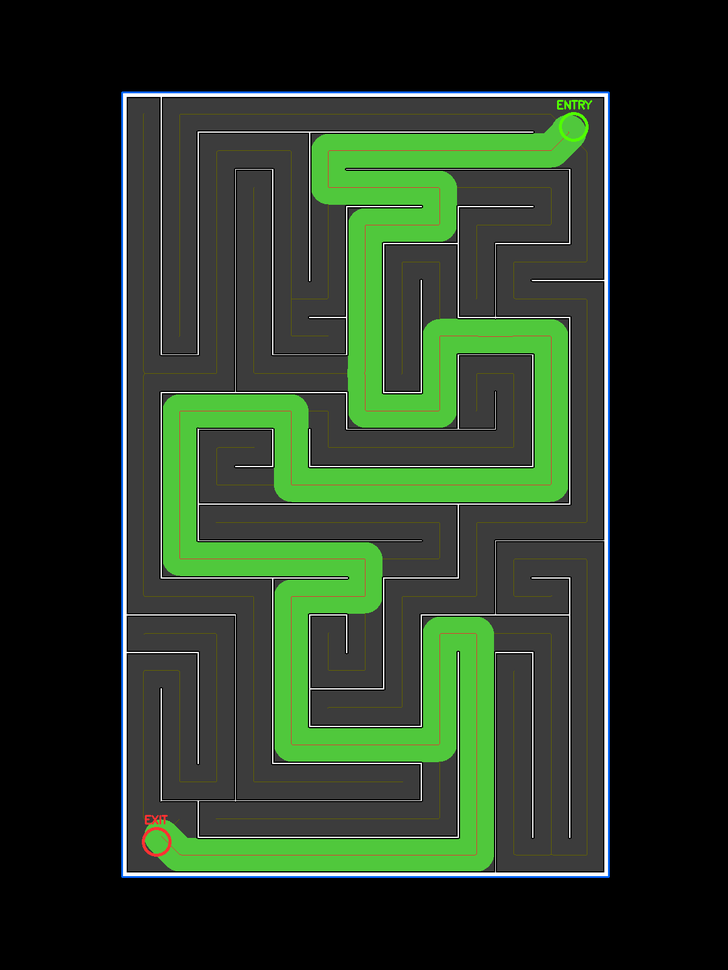
#> input picture AI/2_2/_vis_geometry.png, 728 x 970 px, shrunk from 1201 x 1601 before the run
$ python maze_geometry.py --mask _vis_geometry.png
#> lines starting #> are read from the running program, lines starting #| are printed output that depends on the picture; after the words box and inside, x2 and y2 are one past the last pixel; in counts of white or black regions, pixels touching at a corner belong together
"""
features/maze_geometry.py

阶段 2 — 迷宫游戏的【通道几何 + 解路径】模块。

输入：maze_mask.png（前景=墙壁线条，背景=黑）。
输出：MazeGeometry dataclass，含
    - canvas_mask         : 外框内部区域（前景=可绘制画布）
    - wall_mask           : 原墙壁掩码（与 canvas_mask 同尺寸）
    - channel_mask        : 可行走通道（前景=通道内部，墙壁与画布外均为 0）
    - channel_skeleton    : 通道骨架（1 px 宽）
    - channel_dist        : 距离变换 = 每个非通道像素到最近通道的 L2 距离
    - entry_xy, exit_xy   : 入口 / 出口锚点 (x, y)（自动检测 + 简化版兼容）
    - solution_polyline   : 沿解路径的有序 (x, y) 数组（在骨架像素上）
    - solution_skeleton_mask : 解路径骨架（1 px 宽）
    - solution_channel_mask  : 解路径通道（解骨架膨胀至通道半宽）

设计要点：
1. floodFill 从画布外（左上角 (0,0)）灌入背景，取反 → canvas_mask；
2. wall_mask 略膨胀 r_wall 像素再从 canvas_mask 中扣除，避免墙壁微缝导致通道串连；
3. 入口 / 出口：
    a. 简化版（默认）—— 文档 4.3.2 给出的"内框右上 / 左下 105×105 矩形"定位；
    b. 通用版（备用）—— 找外框 ring ∩ channel_mask 的连通域。
4. 最短路径：把 channel_skeleton 的所有前景像素当节点，8 邻接，用堆 Dijkstra
   求 entry_anchor → exit_anchor 的最短路径。骨架像素 ≲ 数千，瞬间出结果。

调用方一般只需 `build_maze_geometry(mask_path)` 即可；可视化用 `visualize_maze_geometry`。
"""

from __future__ import annotations

import heapq
from dataclasses import dataclass, field
from pathlib import Path
from typing import List, Optional, Tuple

import cv2
import numpy as np

try:
    from skimage.morphology import skeletonize
except ImportError as e:
    raise ImportError(
        "需要 scikit-image 提供 skeletonize：pip install scikit-image"
    ) from e


# =====================================================================
# 数据类型
# =====================================================================

Point = Tuple[int, int]  # (x, y)


@dataclass
class MazeGeometry:
    """打包所有从 maze_mask.png 派生的几何结构。"""

    # 路径来源
    mask_path: str

    # 基础掩码（uint8，0/1）
    wall_mask: np.ndarray
    canvas_mask: np.ndarray
    channel_mask: np.ndarray

    # 通道骨架与距离变换
    channel_skeleton: np.ndarray  # uint8, 0/1
    channel_dist: np.ndarray  # float32, 非通道像素到最近通道像素的 L2 距离

    # 入口 / 出口锚点（画布坐标，xy）
    entry_xy: Point
    exit_xy: Point

    # 解路径
    solution_polyline: np.ndarray  # (N, 2) int，沿路径的有序 (x, y)
    solution_skeleton_mask: np.ndarray  # uint8, 0/1
    solution_channel_mask: np.ndarray  # uint8, 0/1

    # 元信息
    canvas_hw: Tuple[int, int] = field(default=(0, 0))  # (h, w)
    inner_bbox: Tuple[int, int, int, int] = field(default=(0, 0, 0, 0))  # x1,y1,x2,y2
    channel_half_width_px: int = 28
    r_wall: int = 2
    solution_length_px: int = 0


# =====================================================================
# 基础几何构造
# =====================================================================

def _binarize_mask(path: str, thresh: int = 127) -> np.ndarray:
    """读取灰度 PNG 并按 >thresh 二值化为 0/1 uint8。"""
    img = cv2.imread(path, cv2.IMREAD_GRAYSCALE)
    if img is None:
        raise FileNotFoundError(f"无法读取掩码: {path}")
    return (img > thresh).astype(np.uint8)


def _floodfill_canvas(wall_mask: np.ndarray) -> np.ndarray:
    """
    从图像四角的背景像素开始 floodFill，将"画布外"标记掉；
    取反即得到外框 + 内部 = canvas_mask。

    实现要点：
    - cv2.floodFill 需要比图大 2 像素的 padded mask，但我们只用其
      改写后的源图像即可。
    - 假设 (0, 0) 是黑色（画布外）。
    """
    h, w = wall_mask.shape[:2]
    # filled 中：墙=255，背景=0
    filled = (wall_mask > 0).astype(np.uint8) * 255
    ff_mask = np.zeros((h + 2, w + 2), dtype=np.uint8)
    # 从四角灌入背景。floodFill 把可达背景改写成 128。
    for seed in [(0, 0), (w - 1, 0), (0, h - 1), (w - 1, h - 1)]:
        if filled[seed[1], seed[0]] == 0:
            cv2.floodFill(filled, ff_mask, seed, 128)
    # canvas_mask = NOT outside  ⇒  既包含外框墙也包含内部
    canvas_mask = (filled != 128).astype(np.uint8)
    return canvas_mask


def _build_channel_mask(
    canvas_mask: np.ndarray,
    wall_mask: np.ndarray,
    r_wall: int = 2,
) -> np.ndarray:
    """channel_mask = canvas_mask AND NOT dilate(wall_mask, r_wall)。"""
    if r_wall <= 0:
        wall_dilated = wall_mask
    else:
        k_size = 2 * r_wall + 1
        kernel = cv2.getStructuringElement(cv2.MORPH_ELLIPSE, (k_size, k_size))
        wall_dilated = cv2.dilate(wall_mask * 255, kernel)
        wall_dilated = (wall_dilated > 0).astype(np.uint8)
    channel = ((canvas_mask > 0) & (wall_dilated == 0)).astype(np.uint8)
    return channel


def _channel_distance_transform(channel_mask: np.ndarray) -> np.ndarray:
    """每个非通道像素到最近通道像素的 L2 距离（float32）。"""
    # cv2.distanceTransform 输入：前景=非 0 的像素到 0 像素的距离。
    # 我们想得到"非通道→最近通道"距离，所以把 channel_mask 取反作前景。
    inv = (channel_mask == 0).astype(np.uint8) * 255
    dist = cv2.distanceTransform(inv, cv2.DIST_L2, 3)
    return dist.astype(np.float32)


# =====================================================================
# 入口 / 出口检测
# =====================================================================

def _inner_bbox_from_walls(wall_mask: np.ndarray) -> Tuple[int, int, int, int]:
    """墙壁前景的外接矩形 (x1, y1, x2, y2)，闭区间。"""
    ys, xs = np.where(wall_mask > 0)
    if len(xs) == 0:
        h, w = wall_mask.shape[:2]
        return 0, 0, w - 1, h - 1
    return int(xs.min()), int(ys.min()), int(xs.max()), int(ys.max())


def _detect_entry_exit_simple(
    channel_mask: np.ndarray,
    inner_bbox: Tuple[int, int, int, int],
    corner_size: int = 105,
) -> Tuple[Point, Point]:
    """
    简化版（针对 maze_mask.png）：
      入口 = 内框右上 corner_size × corner_size 矩形内通道像素的质心
      出口 = 内框左下 corner_size × corner_size 矩形内通道像素的质心
    """
    x1, y1, x2, y2 = inner_bbox

    # 右上区域：x ∈ [x2 - corner_size, x2], y ∈ [y1, y1 + corner_size]
    rt_x1 = max(x1, x2 - corner_size)
    rt_y1 = y1
    rt_x2 = x2
    rt_y2 = min(y2, y1 + corner_size)

    # 左下区域：x ∈ [x1, x1 + corner_size], y ∈ [y2 - corner_size, y2]
    lb_x1 = x1
    lb_y1 = max(y1, y2 - corner_size)
    lb_x2 = min(x2, x1 + corner_size)
    lb_y2 = y2

    def _centroid(box):
        bx1, by1, bx2, by2 = box
        sub = channel_mask[by1 : by2 + 1, bx1 : bx2 + 1]
        ys, xs = np.where(sub > 0)
        if len(xs) == 0:
            # 没找到通道像素时退化为子矩形中心
            return (bx1 + bx2) // 2, (by1 + by2) // 2
        return int(xs.mean() + bx1), int(ys.mean() + by1)

    entry = _centroid((rt_x1, rt_y1, rt_x2, rt_y2))
    exit_ = _centroid((lb_x1, lb_y1, lb_x2, lb_y2))
    return entry, exit_


# [33 lines left out: function _detect_entry_exit_frame_ring, not called in this run]


# =====================================================================
# 骨架最短路径
# =====================================================================

def _nearest_skeleton_pixel(
    skeleton: np.ndarray, anchor_xy: Point
) -> Tuple[int, int]:
    """在骨架中找到距 anchor_xy 最近的前景像素，返回 (x, y)。"""
    ys, xs = np.where(skeleton > 0)
    if len(xs) == 0:
        raise RuntimeError("通道骨架为空，无法定位锚点。")
    ax, ay = anchor_xy
    d2 = (xs - ax) ** 2 + (ys - ay) ** 2
    idx = int(np.argmin(d2))
    return int(xs[idx]), int(ys[idx])


# 8 邻接偏移：(dx, dy, weight)
_NEIGHBORS_8 = [
    (-1, -1, 1.41421356),
    (0, -1, 1.0),
    (1, -1, 1.41421356),
    (-1, 0, 1.0),
    (1, 0, 1.0),
    (-1, 1, 1.41421356),
    (0, 1, 1.0),
    (1, 1, 1.41421356),
]


def _dijkstra_on_skeleton(
    skeleton: np.ndarray,
    start_xy: Tuple[int, int],
    goal_xy: Tuple[int, int],
) -> List[Tuple[int, int]]:
    """
    在 1 px 宽骨架像素上跑 Dijkstra（8 邻接，权重=欧氏距离）。
    返回从 start_xy 到 goal_xy 的最短路径像素列表 [(x, y), ...]。
    """
    h, w = skeleton.shape[:2]
    skel = (skeleton > 0)
    sx, sy = start_xy
    gx, gy = goal_xy
    if not skel[sy, sx] or not skel[gy, gx]:
        raise RuntimeError(
            f"start/goal 不在骨架上：start={start_xy}, goal={goal_xy}"
        )

    INF = float("inf")
    dist = np.full((h, w), INF, dtype=np.float64)
    parent = np.full((h, w, 2), -1, dtype=np.int32)
    dist[sy, sx] = 0.0

    pq: List[Tuple[float, int, int]] = [(0.0, sx, sy)]
    while pq:
        d, x, y = heapq.heappop(pq)
        if d > dist[y, x]:
            continue
        if (x, y) == (gx, gy):
            break
        for dx, dy, wgt in _NEIGHBORS_8:
            nx, ny = x + dx, y + dy
            if nx < 0 or nx >= w or ny < 0 or ny >= h:
                continue
            if not skel[ny, nx]:
                continue
            nd = d + wgt
            if nd < dist[ny, nx]:
                dist[ny, nx] = nd
                parent[ny, nx, 0] = x
                parent[ny, nx, 1] = y
                heapq.heappush(pq, (nd, nx, ny))

    if dist[gy, gx] == INF:
        raise RuntimeError(
            f"骨架上 start→goal 不连通，请检查 channel_mask / r_wall 设置。"
        )

    # 回溯
    path: List[Tuple[int, int]] = []
    cx, cy = gx, gy
    while not (cx == sx and cy == sy):
        path.append((cx, cy))
        px, py = int(parent[cy, cx, 0]), int(parent[cy, cx, 1])
        if px < 0:
            break
        cx, cy = px, py
    path.append((sx, sy))
    path.reverse()
    return path


# =====================================================================
# 主入口
# =====================================================================

def build_maze_geometry(
    mask_path: str,
    *,
    r_wall: int = 2,
    channel_half_width_px: int = 28,
    entry_corner_size: int = 105,
    entry_xy: Optional[Point] = None,
    exit_xy: Optional[Point] = None,
    use_frame_ring_first: bool = False,
) -> MazeGeometry:
    """
    构造迷宫几何对象。

    参数：
        mask_path             : maze_mask.png 路径（前景=墙壁）。
        r_wall                : 墙壁膨胀半径（消除细缝），默认 2 px。
        channel_half_width_px : solution_skeleton 膨胀半径（≈ 实测通道半宽 28 px）。
                                kernel 直径 = 2 * r + 1 ⇒ 通道宽度约 57 px，与实测一致。
        entry_corner_size     : 简化版入口/出口检测用的方框大小，默认 105 px。
        entry_xy / exit_xy    : 手动指定锚点（覆盖自动检测），仅在自动失败时使用。
        use_frame_ring_first  : True 时优先尝试通用 frame_ring 检测；
                                默认 False（直接用简化版，更稳定）。
    """
    # ---------- 1. 读墙壁 + canvas + channel ----------
    wall_mask = _binarize_mask(mask_path)
#> in _binarize_mask, `return (img > thresh).astype(np.uint8)`:
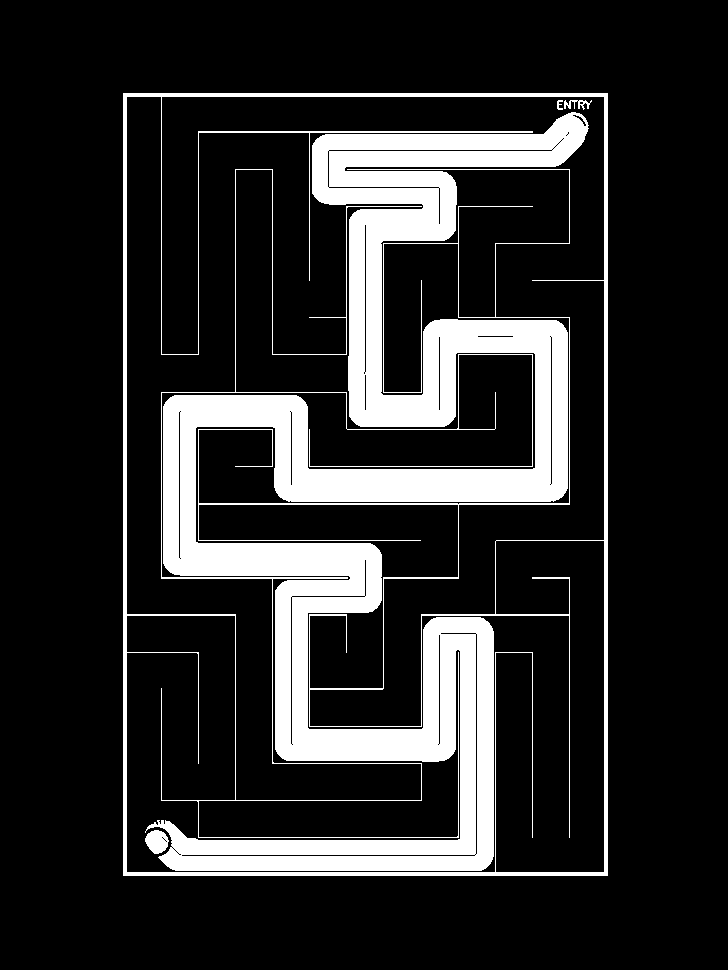
#> returned value: shape (970, 728); values 0 (black) and 1 (white), 16.4% white; 5 white regions, box (x1, y1, x2, y2) and area: (145, 112, 589, 871) 95147, (123, 93, 608, 876) 20270, (145, 830, 169, 854) 413, (564, 100, 592, 110) 129, (557, 100, 563, 110) 37
    canvas_mask = _floodfill_canvas(wall_mask)
#> after the loop in _floodfill_canvas, `for seed in [(0, 0), (w - 1, 0), (0, h - 1), (w - 1, h - 1)]:`:
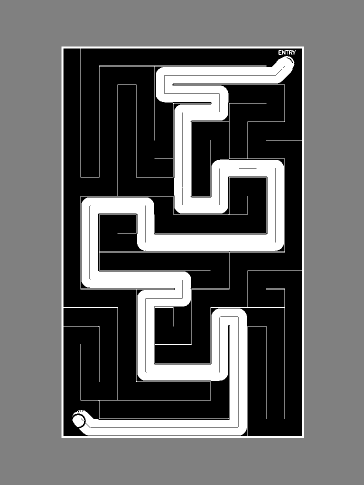
#> filled: shape (970, 728) (shown at 1/2 size); min 0, max 255, mean 101.1
    channel_mask = _build_channel_mask(canvas_mask, wall_mask, r_wall=r_wall)
#> in _build_channel_mask, `kernel = cv2.getStructuringElement(cv2.MORPH_ELLIPSE, (k_size, k_size))`: kernel = [[0, 0, 1, 0, 0], [1, 1, 1, 1, 1], [1, 1, 1, 1, 1], [1, 1, 1, 1, 1], [0, 0, 1, 0, 0]]
#> in _build_channel_mask, `channel = ((canvas_mask > 0) & (wall_dilated == 0)).astype(np.uint8)`:
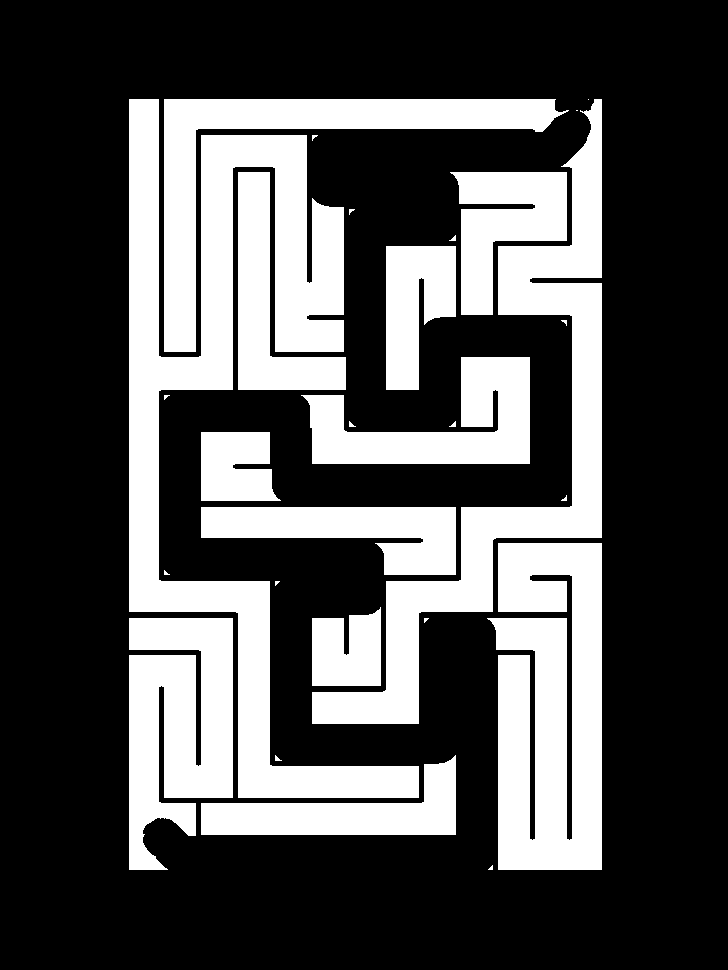
#> channel: shape (970, 728); values 0 (black) and 1 (white), 31.5% white; 28 white regions (11 under 20 px), largest, box (x1, y1, x2, y2) and area: (129, 99, 419, 798) 52269, (312, 99, 602, 724) 31329, (487, 543, 602, 870) 31063

    h, w = wall_mask.shape[:2]
    inner_bbox = _inner_bbox_from_walls(wall_mask)
#> inner_bbox = (123, 93, 607, 875)

    # ---------- 2. 通道骨架 + 距离变换 ----------
    channel_skeleton = skeletonize(channel_mask > 0).astype(np.uint8)
    channel_dist = _channel_distance_transform(channel_mask)

    # ---------- 3. 入口 / 出口 ----------
    if entry_xy is not None and exit_xy is not None:
        entry, exit_ = entry_xy, exit_xy
    else:
        entry = exit_ = None
        if use_frame_ring_first:
            ring = _detect_entry_exit_frame_ring(channel_mask, inner_bbox)
            if ring is not None:
                entry, exit_ = ring
        if entry is None:
            entry, exit_ = _detect_entry_exit_simple(
                channel_mask, inner_bbox, corner_size=entry_corner_size
            )
#> in _detect_entry_exit_simple, `x1, y1, x2, y2 = inner_bbox`: x1 = 123; y1 = 93; x2 = 607; y2 = 875
#> in _detect_entry_exit_simple, `rt_x1 = max(x1, x2 - corner_size)`: rt_x1 = 502
#> in _detect_entry_exit_simple, `rt_y1 = y1`: rt_y1 = 93
#> in _detect_entry_exit_simple, `rt_x2 = x2`: rt_x2 = 607
#> in _detect_entry_exit_simple, `rt_y2 = min(y2, y1 + corner_size)`: rt_y2 = 198
#> in _detect_entry_exit_simple, `lb_x1 = x1`: lb_x1 = 123
#> in _detect_entry_exit_simple, `lb_y1 = max(y1, y2 - corner_size)`: lb_y1 = 770
#> in _detect_entry_exit_simple, `lb_x2 = min(x2, x1 + corner_size)`: lb_x2 = 228
#> in _detect_entry_exit_simple, `lb_y2 = y2`: lb_y2 = 875
#> in _detect_entry_exit_simple, `entry = _centroid((rt_x1, rt_y1, rt_x2, rt_y2))`: entry = (553, 153)
#> in _detect_entry_exit_simple, `exit_ = _centroid((lb_x1, lb_y1, lb_x2, lb_y2))`: exit_ = (174, 806)
#> entry = (553, 153); exit_ = (174, 806)

    # ---------- 4. 解路径（在骨架上跑 dijkstra） ----------
    entry_anchor = _nearest_skeleton_pixel(channel_skeleton, entry)
#> in _nearest_skeleton_pixel, `ys, xs = np.where(skeleton > 0)`: ys = 7112 values from 99 to 869; xs = 7112 values, max 598 at index 6, min 135 at index 6859, mean 361.4
#> in _nearest_skeleton_pixel, `ax, ay = anchor_xy`: ax = 553; ay = 153
#> in _nearest_skeleton_pixel, `d2 = (xs - ax) ** 2 + (ys - ay) ** 2`: d2 = 7112 values, max 671245 at index 7078, min 233 at index 731, mean 215956.2
#> in _nearest_skeleton_pixel, `idx = int(np.argmin(d2))`: idx = 731
#> entry_anchor = (561, 166)
    exit_anchor = _nearest_skeleton_pixel(channel_skeleton, exit_)
#> exit_anchor = (174, 810)
    path_pixels = _dijkstra_on_skeleton(
        channel_skeleton, entry_anchor, exit_anchor
    )
#> in _dijkstra_on_skeleton, `sx, sy = start_xy`: sx = 561; sy = 166
#> in _dijkstra_on_skeleton, `gx, gy = goal_xy`: gx = 174; gy = 810
#> in _dijkstra_on_skeleton, `pq: List[Tuple[float, int, int]] = [(0.0, sx, sy)]`: pq = [(0, 561, 166)]
#> the loop in _dijkstra_on_skeleton, `while pq:` made 1039 passes
#> (d, x, y) on passes 1 to 3: (0, 561, 166), (1, 562, 166), (2, 563, 166)
#> after the loop in _dijkstra_on_skeleton, `while pq:`:
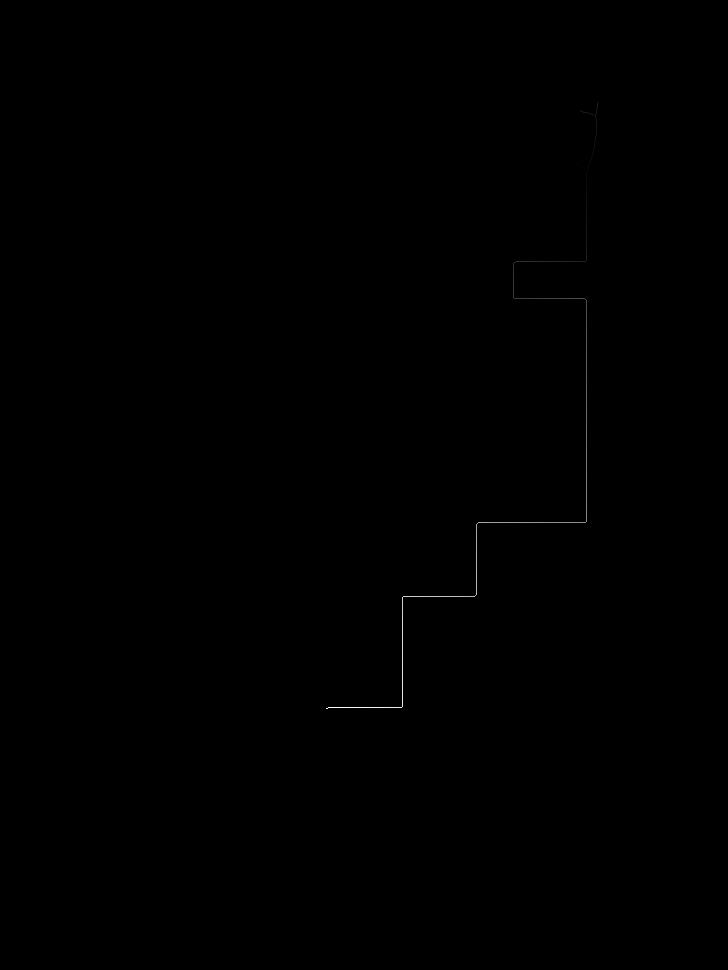
#> dist: shape (970, 728) float64; 99.85% of the values are NaN or infinite; the others: min 0, max 964.4, mean 451; drawn with min black, max white, NaN and infinite black
    solution_polyline = np.array(path_pixels, dtype=np.int32)  # (N, 2)

    solution_skeleton_mask = np.zeros((h, w), dtype=np.uint8)
    solution_skeleton_mask[
        solution_polyline[:, 1], solution_polyline[:, 0]
    ] = 1

    # ---------- 5. 解路径通道（膨胀至通道宽） ----------
    r = max(1, int(channel_half_width_px))
    k = 2 * r + 1
    kernel = cv2.getStructuringElement(cv2.MORPH_ELLIPSE, (k, k))
    solution_channel_mask = cv2.dilate(solution_skeleton_mask * 255, kernel)
    solution_channel_mask = (solution_channel_mask > 0).astype(np.uint8)
    # 限制在 channel_mask 内部，避免把墙壁也算进通道
    solution_channel_mask = (solution_channel_mask & channel_mask).astype(np.uint8)

    return MazeGeometry(
        mask_path=str(mask_path),
        wall_mask=wall_mask,
        canvas_mask=canvas_mask,
        channel_mask=channel_mask,
        channel_skeleton=channel_skeleton,
        channel_dist=channel_dist,
        entry_xy=entry,
        exit_xy=exit_,
        solution_polyline=solution_polyline,
        solution_skeleton_mask=solution_skeleton_mask,
        solution_channel_mask=solution_channel_mask,
        canvas_hw=(h, w),
        inner_bbox=inner_bbox,
        channel_half_width_px=r,
        r_wall=int(r_wall),
        solution_length_px=int(len(path_pixels)),
    )


# =====================================================================
# 可视化（目视验证用）
# =====================================================================

# [42 lines left out: function visualize_maze_geometry, not called in this run]


# =====================================================================
# 命令行
# =====================================================================

if __name__ == "__main__":
    import argparse, json

    parser = argparse.ArgumentParser(description="迷宫通道几何 + 解路径")
    parser.add_argument("--mask", required=True, help="maze_mask.png 路径")
    parser.add_argument("--vis", default=None, help="可视化叠加图输出路径")
    parser.add_argument("--r_wall", type=int, default=2)
    parser.add_argument("--r_channel", type=int, default=28,
                        help="solution_channel_mask 膨胀半径（默认 28，约通道半宽）")
    parser.add_argument("--corner", type=int, default=105)
    args = parser.parse_args()

#> (the run stopped early here; a loop or call above may not have finished)
